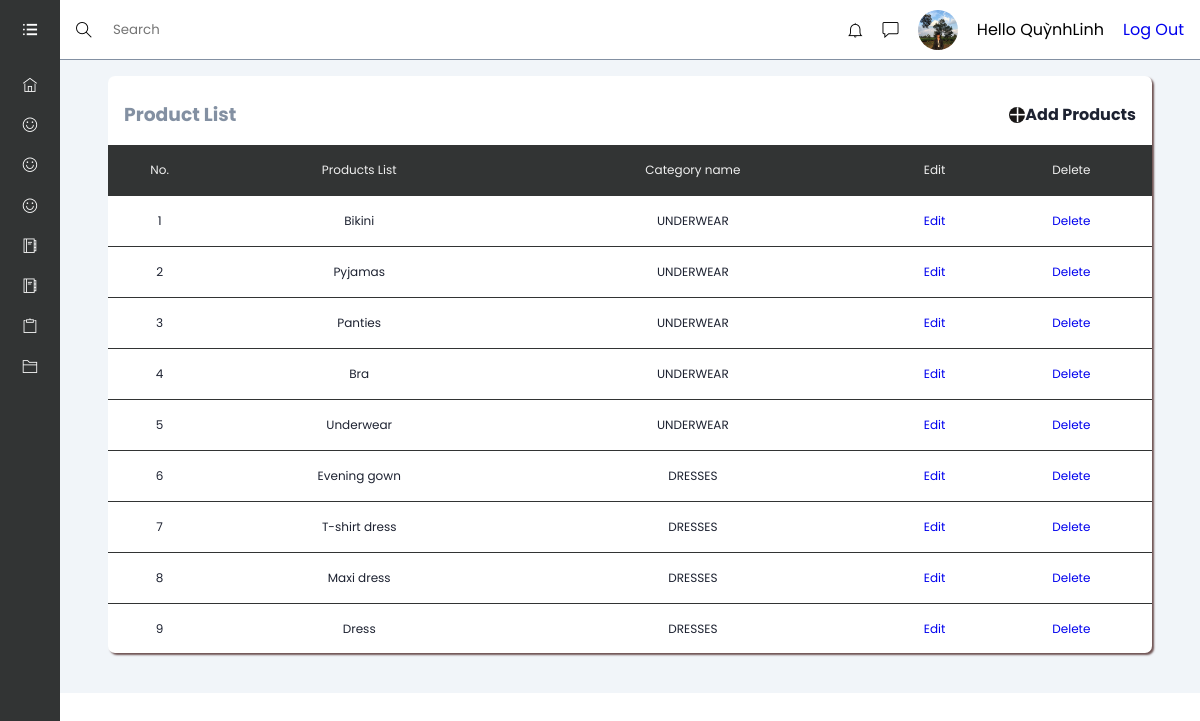
Page /admin/listTypeProduct.php (signed in) on the earlier database version.
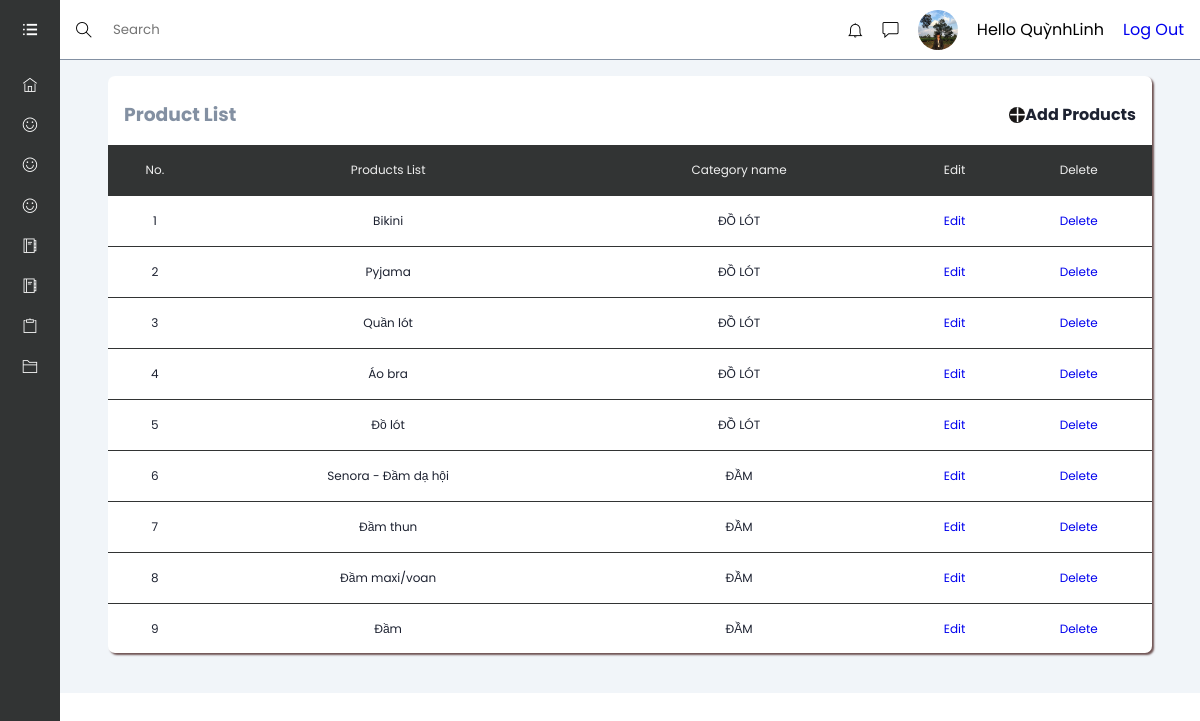
Same page on the later database version.
### tables this page shows
CREATE TABLE `type_product` (
  `typeProductID` int(100) NOT NULL,
  `typeProductName` varchar(255) NOT NULL,
  `catID` int(11) NOT NULL
);

CREATE TABLE `category` (
  `catId` int(11) NOT NULL,
  `catName` varchar(255) NOT NULL
);

### lib/database.php (called while the page is built, shortened)
<?php
    Class Database{
        public $host   = DB_HOST;
        public $user   = DB_USER;
        public $pass   = DB_PASS;
        public $dbname = DB_NAME;
        public $link;
        private function connectDB(){
        $this->link = new mysqli($this->host, $this->user, $this->pass,
            $this->dbname);
        }
        public function select($query){
            $result = $this->link->query($query) or
            die($this->link->error.__LINE__);
            if($result->num_rows > 0){
                return $result;
            } else {
                return false;
            }
        }
}

### classses/typeProduct.php (called while the page is built, shortened)
<?php
    $filepath = realpath(dirname(__FILE__));
    include_once($filepath.'/../lib/database.php');
?>
<?php
    class typeProduct
    {
        private $db;
        public function __construct()
        {
            $this->db = new Database();
        }
        public function show_type_product()
        {
            $query = "SELECT t_pd.* , cat.catName
                FROM type_product AS t_pd INNER JOIN category AS cat ON t_pd.catID =cat.catId
                order by t_pd.typeProductID  desc";
            $result = $this->db->select($query);
            return $result;
        }
    }
?>

### admin/listTypeProduct.php (the view, shortened to what this page needs)
<!DOCTYPE html>
<html lang="en">
<head>
    <link rel="stylesheet" href="assets/font/themify-icons/themify-icons.css">
    <link rel="stylesheet" href="assets/css/sp.css">
</head>
<?php include '../classses/typeProduct.php'?>
<?php
    $tpd = new typeProduct();
?>
<body>
    <?php include './inc/sidebar.php' ?>
    <div class="main-content">
        <?php include './inc/header.php' ?>
        <main>
            <section class="recent">
            <div class="activity-grid">
                <div class="activity-card">
                    <div class="activity-header">
                        <h3>Product List</h3>
                        <div class="activity-more">
                            <span class="ti-plus"></span>
                            <a href="typeProductadd.php"> <h4>Add Products</h4></a>
                        </div>
                    </div>
                    <div class="table-responsive">
                        <table>
                            <thead>
                                <tr>
                                    <th>No.</th>
                                    <th>Products List</th>
                                    <th>Category name</th>
                                    <th>Edit</th>
                                    <th>Delete</th>
                                </tr>
                            </thead>
                            <tbody>
                            <?php
                                $show_type_product = $tpd->show_type_product();
                                if ($show_type_product) {
                                    $i = 0 ;
                                    while($result = $show_type_product->fetch_assoc()) {
                                    $i++;
                                ?>
                                <tr>
                                    <td><?php echo $i ?></td>
                                    <td><?php echo $result['typeProductName'] ?></td>
                                    <td><?php echo $result['catName'] ?></td>
                                    <td>
                                        <a href="typeProductEdit.php?typeProductId=<?php echo $result['typeProductID'] ?>" class="img-link">Edit</a>
                                    </td>
                                    <td>
                                    <a onclick="return confirm('Are you sure you want to delete?')" href="?delid=<?php echo $result['typeProductID'] ?>" class="img-link"class ="cat__link">Delete</a>
                                    </td>
                                </tr>
                                <?php
							         }
						        }
				                 ?>
                            </tbody>
                        </table>
                    </div>
                </div>
            </div>
            </section>
        </main>
    </div>
</body>
</html>

Differences in the rows shown:
changed through a linked row, type_product "Bikini": catID.catName "UNDERWEAR" → "ĐỒ LÓT"
changed type_product: typeProductName "Pyjamas" → "Pyjama"; catID.catName "UNDERWEAR" → "ĐỒ LÓT"
changed type_product: typeProductName "Panties" → "Quần lót"; catID.catName "UNDERWEAR" → "ĐỒ LÓT"
changed type_product: typeProductName "Bra" → "Áo bra"; catID.catName "UNDERWEAR" → "ĐỒ LÓT"
changed type_product: typeProductName "Underwear" → "Đồ lót"; catID.catName "UNDERWEAR" → "ĐỒ LÓT"
changed type_product: typeProductName "Evening gown" → "Senora - Đầm dạ hội"; catID.catName "DRESSES" → "ĐẦM"
changed type_product: typeProductName "T-shirt dress" → "Đầm thun"; catID.catName "DRESSES" → "ĐẦM"
changed type_product: typeProductName "Maxi dress" → "Đầm maxi/voan"; catID.catName "DRESSES" → "ĐẦM"
changed type_product: typeProductName "Dress" → "Đầm"; catID.catName "DRESSES" → "ĐẦM"
